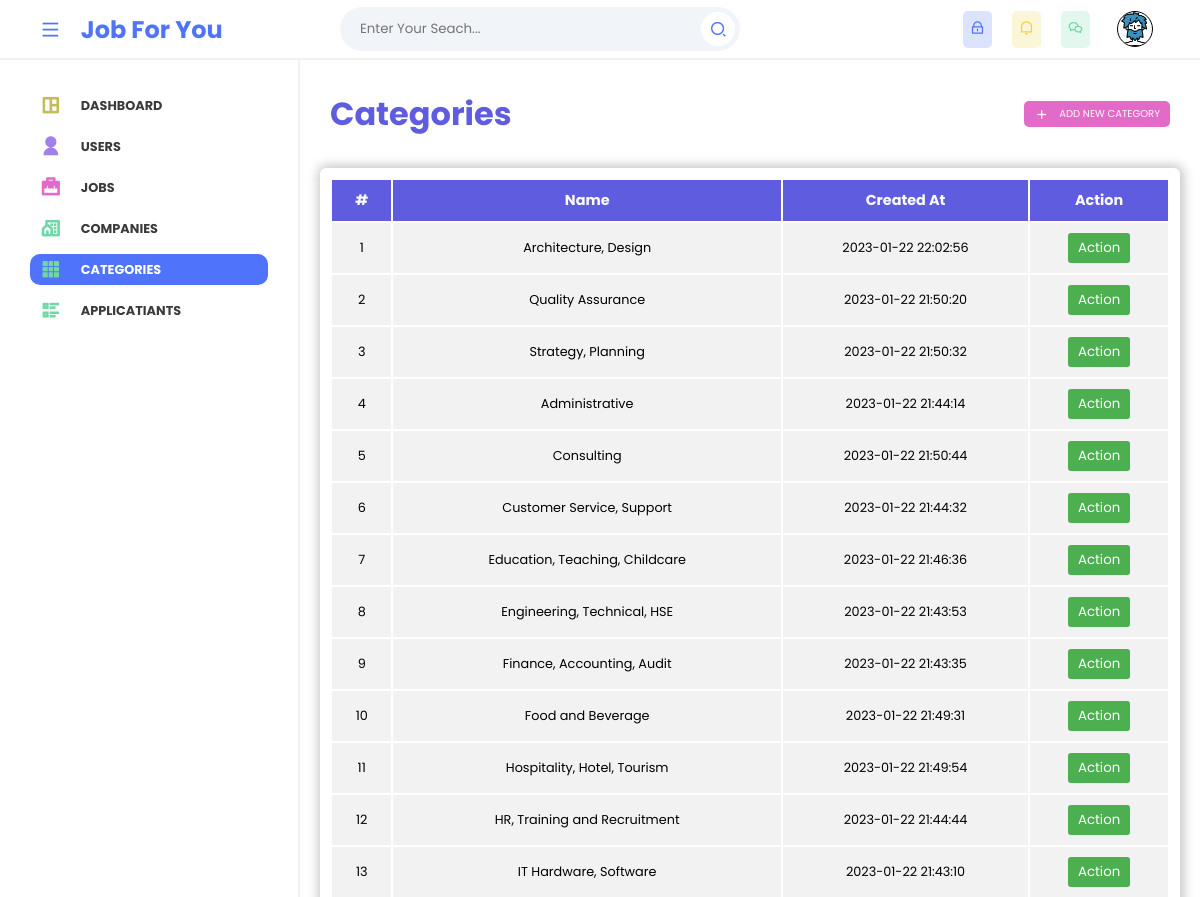
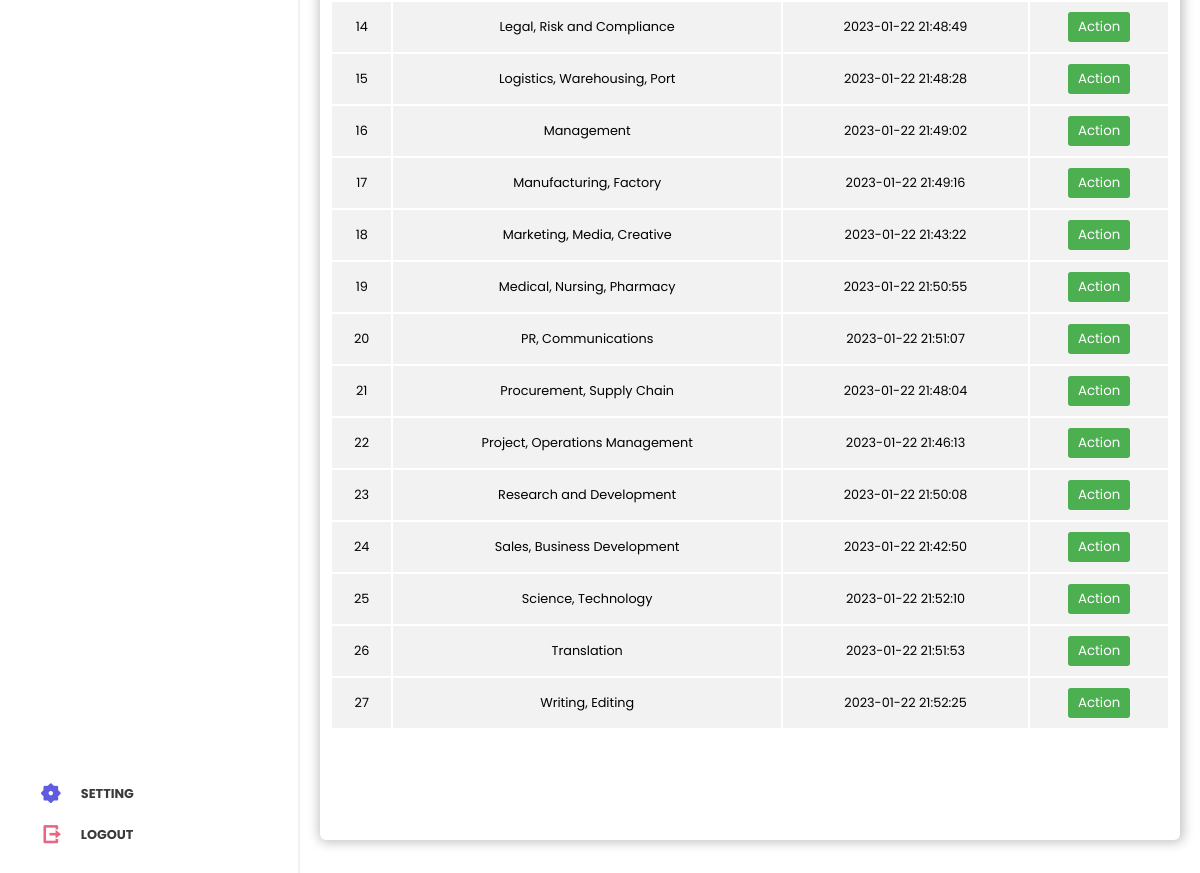
Page /view/admin/categories/index.php (signed in) on the committed database (2 pictures, top to bottom).
### tables this page shows
CREATE TABLE `categories` (
  `id` int NOT NULL AUTO_INCREMENT,
  `name` varchar(255) NOT NULL,
  `image` text,
  `created_at` timestamp NOT NULL DEFAULT CURRENT_TIMESTAMP ON UPDATE CURRENT_TIMESTAMP,
  `updated_at` timestamp NOT NULL DEFAULT CURRENT_TIMESTAMP,
  PRIMARY KEY (`id`)
);

### App/_classes/Models/Database/MYSQL.php (called while the page is built, shortened)
<?php
  class MYSQL
  {
    private $dbhost;
    private $dbname;
    private $dbuser;
    private $dbpass;
    public function __construct(
      $dbhost = "localhost",
      $dbname = "job-for-you",
      $dbuser = "root",
      $dbpass = ""
    ){
      $this->dbhost = $dbhost;
      $this->dbname = $dbname;
      $this->dbuser = $dbuser;
      $this->dbpass = $dbpass;
    }
    public function connect(){
      try{
        $this->db = new PDO(
          "mysql:host=$this->dbhost;dbname=$this->dbname",
          $this->dbuser,
          $this->dbpass,
          [
            PDO::ATTR_ERRMODE => PDO::ERRMODE_WARNING,
            PDO::ATTR_DEFAULT_FETCH_MODE => PDO::FETCH_OBJ,
          ]
        );
        return $this->db;
      }catch(PDOException $e){
        throw $e;
      }
    }
  }

### App/_classes/Models/Database/CategoryTable.php (called while the page is built, shortened)
<?php
  class CategoryTable
  {
    private $db = null;
    public function __construct(MYSQL $db){
      $this->db = $db->connect();
    }
    public function getAll(){
      $statement = $this->db->query(
        "SELECT * FROM categories ORDER BY name ASC"
      );
      return $statement->fetchAll();
    }
  }

### view/admin/categories/index.php (the view, shortened to what this page needs)
<?php
$table = new CategoryTable(new MYSQL());
$categories = $table->getAll();
?>
<?php include("../layouts/header.php") ?>
<section class="main-content">
  <div class="related_header">
    <p>Categories</p>
    <a href="./create.php">
      <i class="ri-add-fill"></i>
      <span>
        ADD NEW CATEGORY
      </span>
    </a>
  </div>
  <div class="related_area">
    <div class="table-holder">
      <table>
        <thead>
          <tr>
            <th>#</th>
            <th>Name</th>
            <th>Created At</th>
            <th>Action</th>
          </tr>
        </thead>
        <tbody>
          <?php if (count($categories) > 0) : ?>
            <?php foreach ($categories as $i => $category) : ?>
              <tr>
                <td>
                  <?= $i + 1 ?>
                </td>
                <td>
                  <?= $category->name ?>
                </td>
                <td>
                  <?= $category->created_at ?>
                </td>
                <td>
                  <div class="dropdown">
                    <button class="dropbtn">Action</button>
                  </div>
                </td>
              </tr>
            <?php endforeach ?>
          <?php endif ?>
        </tbody>
      </table>
    </div>
  </div>
</section>
<?php include("../layouts/footer.php") ?>

### public/css/admin.css (style rules this page uses)
* { margin: 0; padding: 0; box-sizing: border-box; font-family: 'Poppins', sans-serif; }
body { width: 100%;Responsibility position: relative; }
.main-content { width: calc(100% - 300px); height: calc(100vh - 60px); overflow-y: scroll; top: 0; right: 0; position: absolute; padding: 20px 20px; transition: .6s; background-color: #fff; }
.related_header { width: 100%; height: auto; display: flex; align-items: center; justify-content: space-between; padding: 10px 10px; margin-bottom: 20px; }
.related_header p { font-size: 2rem; font-weight: 700; color: #5f5ce0; }
.related_header a { font-size: 10px; padding: 5px 10px; display: flex; align-items: center; gap: 10px; color: #fafafa; border-radius: 5px; background-color: #e36ac8; text-decoration: none; cursor: pointer; }
.related_header a i { font-size: 15px; }
.related_area { width: 100%; padding: 10px; background-color: rgb(255, 255, 255); box-shadow: 1px 0 11px 3px #c7c7c7; margin-top: 20px; border-radius: 6px; margin-bottom: 20px; position: relative; z-index: 0; }
.related_area .table-holder { width: 100%; }
.related_area table { min-width: 100%; text-align: center; margin-bottom: 100px; }
.related_area table tr th { background-color: #5f5ce0; font-weight: normal; color: #fafafa; font-weight: bold; font-size: 0.9rem; padding: 10px; }
.related_area table tr td { font-size: 0.8rem; padding: 10px; background-color: #f2f2f2; }
.dropbtn { background-color: #4CAF50; color: white; padding: 5px 10px; border: none; border-radius: 3px; cursor: pointer; }
.dropdown { display: inline-block; }

### rows in the picture
categories: name "Architecture, Design", created_at "2023-01-22 22:02:56"
categories: name "Quality Assurance", created_at "2023-01-22 21:50:20"
categories: name "Strategy, Planning", created_at "2023-01-22 21:50:32"
categories: name "Administrative", created_at "2023-01-22 21:44:14"
categories: name "Consulting", created_at "2023-01-22 21:50:44"
categories: name "Customer Service, Support", created_at "2023-01-22 21:44:32"
categories: name "Education, Teaching, Childcare", created_at "2023-01-22 21:46:36"
categories: name "Engineering, Technical, HSE", created_at "2023-01-22 21:43:53"
categories: name "Finance, Accounting, Audit", created_at "2023-01-22 21:43:35"
categories: name "Food and Beverage", created_at "2023-01-22 21:49:31"
categories: name "Hospitality, Hotel, Tourism", created_at "2023-01-22 21:49:54"
categories: name "HR, Training and Recruitment", created_at "2023-01-22 21:44:44"
categories: name "IT Hardware, Software", created_at "2023-01-22 21:43:10"
categories: name "Legal, Risk and Compliance", created_at "2023-01-22 21:48:49"
categories: name "Logistics, Warehousing, Port", created_at "2023-01-22 21:48:28"
categories: name "Management", created_at "2023-01-22 21:49:02"
categories: name "Manufacturing, Factory", created_at "2023-01-22 21:49:16"
categories: name "Marketing, Media, Creative", created_at "2023-01-22 21:43:22"
categories: name "Medical, Nursing, Pharmacy", created_at "2023-01-22 21:50:55"
categories: name "PR, Communications", created_at "2023-01-22 21:51:07"
categories: name "Procurement, Supply Chain", created_at "2023-01-22 21:48:04"
categories: name "Project, Operations Management", created_at "2023-01-22 21:46:13"
categories: name "Research and Development", created_at "2023-01-22 21:50:08"
categories: name "Sales, Business Development", created_at "2023-01-22 21:42:50"
categories: name "Science, Technology", created_at "2023-01-22 21:52:10"
categories: name "Translation", created_at "2023-01-22 21:51:53"
categories: name "Writing, Editing", created_at "2023-01-22 21:52:25"
